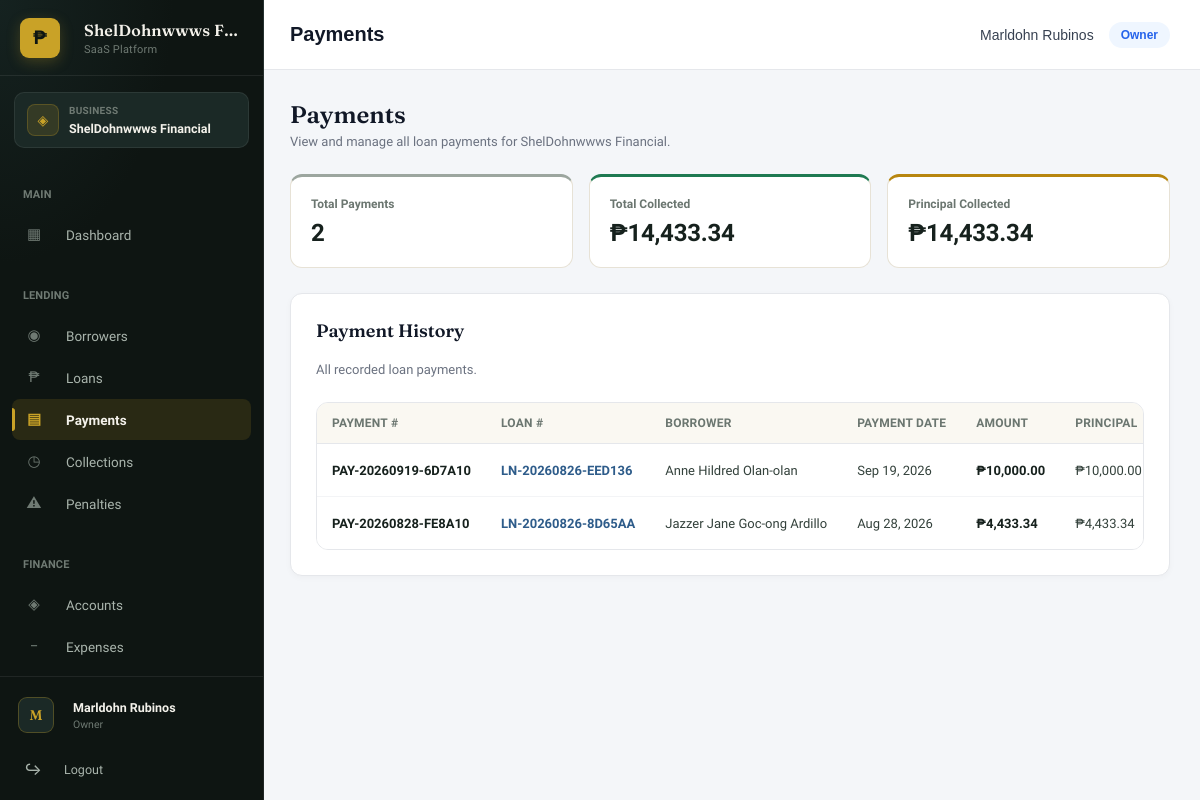
The app's page /public/index.php?url=payments (signed in) with its own data.
### tables this page shows
CREATE TABLE `loan_payments` (
  `id` int(10) UNSIGNED NOT NULL,
  `business_id` bigint(20) UNSIGNED NOT NULL,
  `loan_id` int(10) UNSIGNED NOT NULL,
  `schedule_id` int(10) UNSIGNED DEFAULT NULL,
  `account_id` int(10) UNSIGNED NOT NULL,
  `payment_number` varchar(50) DEFAULT NULL,
  `payment_date` date NOT NULL,
  `amount` decimal(15,2) NOT NULL DEFAULT 0.00,
  `principal_amount` decimal(15,2) NOT NULL DEFAULT 0.00,
  `interest_amount` decimal(15,2) NOT NULL DEFAULT 0.00,
  `penalty_amount` decimal(15,2) NOT NULL DEFAULT 0.00,
  `notes` text DEFAULT NULL,
  `status` enum('posted','void') NOT NULL DEFAULT 'posted',
  `created_by` int(10) UNSIGNED DEFAULT NULL,
  `created_at` timestamp NOT NULL DEFAULT current_timestamp(),
  `updated_at` timestamp NOT NULL DEFAULT current_timestamp() ON UPDATE current_timestamp()
);

CREATE TABLE `loans` (
  `id` int(10) UNSIGNED NOT NULL,
  `business_id` bigint(20) UNSIGNED NOT NULL,
  `borrower_id` int(10) UNSIGNED NOT NULL,
  `account_id` int(10) UNSIGNED DEFAULT NULL,
  `category_id` int(10) UNSIGNED DEFAULT NULL,
  `loan_number` varchar(50) NOT NULL,
  `principal_amount` decimal(15,2) NOT NULL DEFAULT 0.00,
  `interest_rate` decimal(8,2) NOT NULL DEFAULT 0.00,
  `interest_type` enum('flat','reducing_balance') NOT NULL DEFAULT 'flat',
  `payment_type` enum('installment','full_payment') NOT NULL DEFAULT 'installment',
  `term` int(11) NOT NULL DEFAULT 1,
  `term_period` enum('days','weeks','months','years') NOT NULL DEFAULT 'months',
  `processing_fee` decimal(15,2) NOT NULL DEFAULT 0.00,
  `total_interest` decimal(15,2) NOT NULL DEFAULT 0.00,
  `total_payable` decimal(15,2) NOT NULL DEFAULT 0.00,
  `release_date` date DEFAULT NULL,
  `first_payment_date` date DEFAULT NULL,
  `status` enum('pending','approved','active','completed','overdue','cancelled','rejected') NOT NULL DEFAULT 'pending',
  `purpose` varchar(255) DEFAULT NULL,
  `notes` text DEFAULT NULL,
  `created_by` int(10) UNSIGNED DEFAULT NULL,
  `created_at` timestamp NOT NULL DEFAULT current_timestamp(),
  `updated_at` timestamp NOT NULL DEFAULT current_timestamp() ON UPDATE current_timestamp()
);

### app/views/payments/index.php (the view, shortened to what the rows shown need)
<?php
$payments =
    $payments
    ?? [];
?>
<!DOCTYPE html>
<html lang="en">
<head>
    <link
        rel="stylesheet"
        href="assets/css/style.css"
    >
</head>
<body>
<div class="main-content">
    <div class="container">
        <div class="page-header">
            <div>
                <h1>
                    Payments
                </h1>
            </div>
        </div>
        <div class="form-card">
            <div class="page-header">
                <div>
                    <h2>
                        Payment History
                    </h2>
                </div>
            </div>
            <?php if (
                empty(
                    $payments
                )
            ): ?>
                <div class="payment-empty-state">
                    <div class="payment-empty-icon">
                        💳
                    </div>
                    <h3>
                        No Payments Found
                    </h3>
                    <p>
                        There are currently no recorded
                        loan payments.
                    </p>
                </div>
            <?php else: ?>
                <div class="table-container">
                    <table class="payments-table">
                        <thead>
                            <tr>
                                <th>
                                    Payment #
                                </th>
                                <th>
                                    Loan #
                                </th>
                                <th>
                                    Borrower
                                </th>
                                <th>
                                    Payment Date
                                </th>
                                <th>
                                    Amount
                                </th>
                                <th>
                                    Principal
                                </th>
                            </tr>
                        </thead>
                        <tbody>
                        <?php foreach (
                            $payments
                            as $payment
                        ): ?>
                            <tr>
                                <td>
                                    <span
                                        class="payment-number"
                                    >
                                        <?= htmlspecialchars(
                                            $payment[
                                                'payment_number'
                                            ]
                                            ??
                                            '—'
                                        ) ?>
                                    </span>
                                </td>
                                <td>
                                    <?php if (
                                        !empty(
                                            $payment['loan_id']
                                        )
                                    ): ?>
                                        <a
                                            href="index.php?url=loans/show&id=<?= (int)$payment['loan_id'] ?>"
                                            class="payment-loan-link"
                                        >
                                            <?= htmlspecialchars(
                                                $payment[
                                                    'loan_number'
                                                ]
                                                ??
                                                (
                                                    '#'
                                                    .
                                                    $payment[
                                                        'loan_id'
                                                    ]
                                                )
                                            ) ?>
                                        </a>
                                    <?php else: ?>
                                        —
                                    <?php endif; ?>
                                </td>
                                <td>
                                    <?= htmlspecialchars(
                                        $payment[
                                            'borrower_name'
                                        ]
                                        ??
                                        '—'
                                    ) ?>
                                </td>
                                <td>
                                    <?php
                                    if (
                                        !empty(
                                            $payment[
                                                'payment_date'
                                            ]
                                        )
                                    ) {
                                        echo htmlspecialchars(
                                            date(
                                                'M d, Y',
                                                strtotime(
                                                    $payment[
                                                        'payment_date'
                                                    ]
                                                )
                                            )
                                        );
                                    } else {
                                        echo '—';
                                    }
                                    ?>
                                </td>
                                <td>
                                    <span
                                        class="payment-amount"
                                    >
                                        ₱<?= number_format(
                                            (float)(
                                                $payment[
                                                    'amount'
                                                ]
                                                ??
                                                0
                                            ),
                                            2
                                        ) ?>
                                    </span>
                                </td>
                                <td>
                                    ₱<?= number_format(
                                        (float)(
                                            $payment[
                                                'principal_amount'
                                            ]
                                            ??
                                            0
                                        ),
                                        2
                                    ) ?>
                                </td>
                            </tr>
                        <?php endforeach; ?>
                        </tbody>
                    </table>
                </div>
            <?php endif; ?>
        </div>
    </div>
</div>
</body>
</html>

### records on screen
loan_payments: payment_number "PAY-20260919-6D7A10", loan.loan_number "LN-20260826-EED136", payment "Anne Hildred Olan-olan", payment_date "Sep 19, 2026", amount "10,000.00", loan.principal_amount "10,000.00"
loan_payments: payment_number "PAY-20260828-FE8A10", loan.loan_number "LN-20260826-8D65AA", payment "Jazzer Jane Goc-ong Ardillo", payment_date "Aug 28, 2026", amount "4,433.34", loan.principal_amount "4,433.34"

### other values on screen
$sidebarBrandName "ShelDohnwwws F…"
$sidebarBrandTagline "SaaS Platform"
$business['name'] "ShelDohnwwws Financial"
$avatarLetter "M"
$displayName "Marldohn Rubinos"
$displayRole "Owner"
$user['full_name'] "Marldohn Rubinos"
$tenantRole "Owner"
$totalPayments "2"
$totalAmount "14,433.34"
$totalPrincipal "14,433.34"
